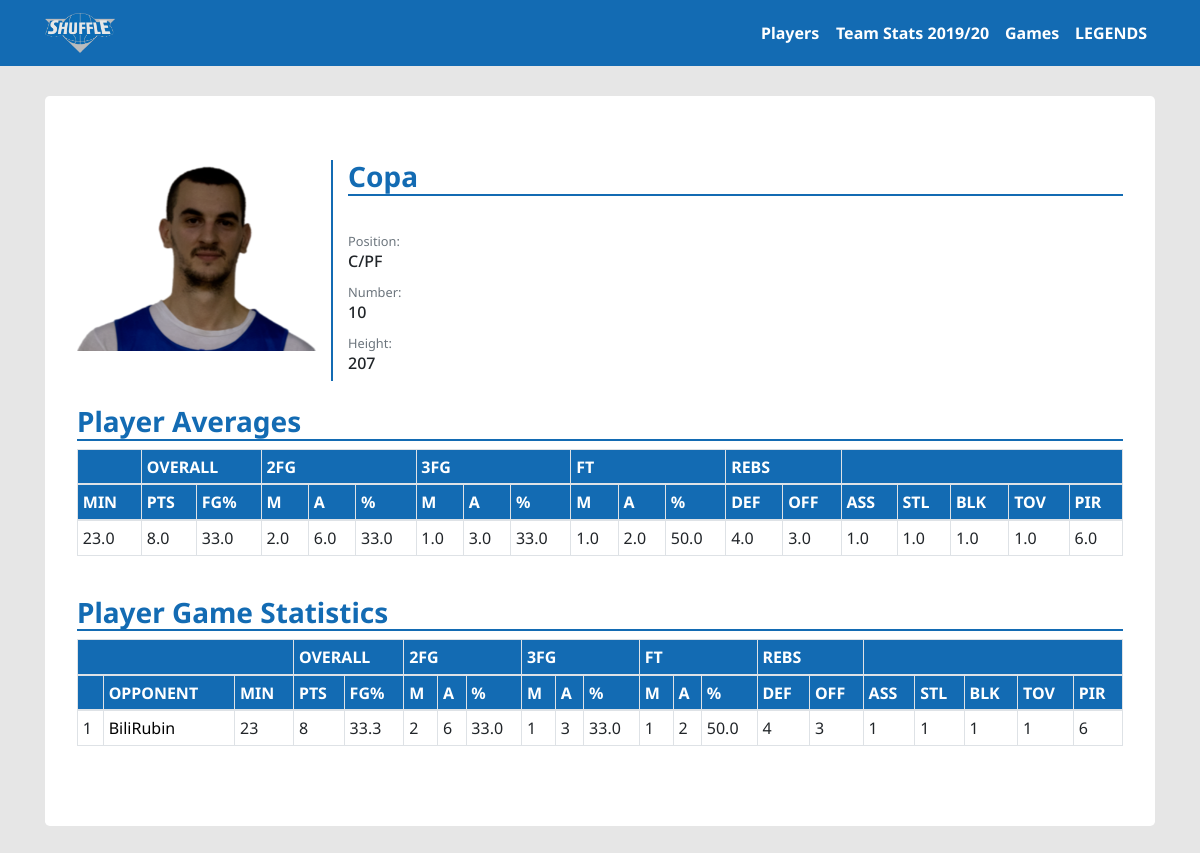
The page /copa/ on the database its author committed.
### team/models.py (models this page shows, shortened)
class Player(models.Model):
    name = models.CharField(max_length=40)
    number = models.IntegerField()
    height = models.IntegerField()
    position = models.CharField(max_length=20)
    image = models.ImageField()
    current = models.BooleanField(default=True)
    avg_min = models.FloatField(editable=False, default=0)
    avg_pts = models.FloatField(editable=False, default=0)
    avg_off_reb = models.FloatField(editable=False, default=0)
    avg_def_reb = models.FloatField(editable=False, default=0)
    avg_tot_reb = models.FloatField(editable=False, default=0)
    avg_ass = models.FloatField(editable=False, default=0)
    avg_stl = models.FloatField(editable=False, default=0)
    avg_blk = models.FloatField(editable=False, default=0)
    avg_tos = models.FloatField(editable=False, default=0)
    avg_ft = models.FloatField(editable=False, default=0)
    avg_2fg = models.FloatField(editable=False, default=0)
    avg_2fgm = models.FloatField(editable=False, default=0)
    avg_2fga = models.FloatField(editable=False, default=0)
    avg_3fgm = models.FloatField(editable=False, default=0)
    avg_3fga = models.FloatField(editable=False, default=0)
    avg_ftm = models.FloatField(editable=False, default=0)
    avg_fta = models.FloatField(editable=False, default=0)
    avg_3fg = models.FloatField(editable=False, default=0)
    avg_fg = models.FloatField(editable=False, default=0)
    avg_pir = models.FloatField(editable=False, default=0)
    slug = models.SlugField(unique=True, editable=False)

class GameStats(models.Model):
    player = models.ForeignKey(Player, related_name='gamestats', on_delete=models.CASCADE)
    game = models.ForeignKey(Game, on_delete=models.CASCADE)
    season = models.CharField(default='2019/20', max_length=20)
    minutes = models.IntegerField()
    off_rebounds = models.IntegerField()
    def_rebounds = models.IntegerField()
    assists = models.IntegerField()
    steals = models.IntegerField()
    blocks = models.IntegerField()
    tos = models.IntegerField()
    fg2m = models.IntegerField()
    fg2a = models.IntegerField()
    fg3m = models.IntegerField()
    fg3a = models.IntegerField()
    ftm = models.IntegerField()
    fta = models.IntegerField()
    @cached_property
    def points(self):
        return self.fg2m * 2 + self.fg3m * 3 + self.ftm
    @cached_property
    def pir(self):
        return 2 * self.fg2m + 3 * self.fg3m + self.ftm + self.def_rebounds + self.off_rebounds + self.assists + \
               self.steals + self.blocks - self.tos - self.fg2a - self.fg3a - self.fta
    @cached_property
    def avg_2fg(self):
        if self.fg2m == 0:
            return 0
        else:
            return round(float(self.fg2m) / float(self.fg2a), 2) * 100
    @cached_property
    def avg_3fg(self):
        if self.fg3m == 0:
            return 0
        else:
            return round(float(self.fg3m) / float(self.fg3a), 2) * 100
    @cached_property
    def avg_fg(self):
        if self.fg2m == 0:
            if self.fg3m == 0:
                return 0
        else:
            return round(float(self.fg2m + self.fg3m) / float(self.fg2a + self.fg3a) * 100, 1)
    @cached_property
    def ft(self):
        if self.ftm == 0:
            return 0
        else:
            return round(float(self.ftm) / float(self.fta), 2) * 100

class Game(models.Model):
    home = models.ForeignKey(Team, related_name='home_team', on_delete=models.CASCADE)
    away = models.ForeignKey(Team, related_name='away_team', on_delete=models.CASCADE)
    home_score = models.IntegerField()
    away_score = models.IntegerField()
    season = models.CharField(default='2019/20', max_length=10)
    @cached_property
    def opponent(self):
        if self.home.name == 'Shuffle':
            return self.away.name
        else:
            return self.away.name

class Team(models.Model):
    name = models.CharField(max_length=50)
    logo = models.ImageField()

### team/views.py (the view)
# urls.py: path('<slug:slug>/', views.PlayerDetailView.as_view(), name='detail'),
class PlayerDetailView(generic.DetailView):
    model = Player
    template_name = 'team/detail.html'

### team/templates/team/detail.html (shortened to what this page needs)
{% extends 'team/base.html' %}
{% load static %}
{% block body %}
<div class="container">
    <div class="jumbotron">
        <div class="row">
            <div class="col-md-3 animated flipInY slow">
                <img class="img-fluid details-img" src="{{ player.image.url }}">
            </div>
            <div class="col-md-9 details">
                <h3 class="details-name animated flipInX slow">{{ player.name }}</h3><br>
                <small class="text-muted">Position:</small><br>
                <h6>{{ player.position }}</h6>
                <small class="text-muted">Number:</small><br>
                <h6>{{ player.number }}</h6>
                <small class="text-muted">Height:</small><br>
                <h6>{{ player.height }}</h6>
            </div>
        </div>
        <br>
        <h3 class="details-name" style="font-weight: bold">Player Averages</h3>
        <div class="table-responsive">
                <table class="table table-bordered table-hover table-sm sortable" id="myTable">
                  <thead>
                    <tr>
                      <th scope="col" colspan="1"></th>
                      <th scope="col" colspan="2">OVERALL</th>
                      <th scope="col" colspan="3">2FG</th>
                      <th scope="col" colspan="3">3FG</th>
                      <th scope="col" colspan="3">FT</th>
                      <th scope="col" colspan="2">REBS</th>
                      <th scope="col" colspan="5"></th>
                    </tr>
                  </thead>
                  <thead>
                    <tr>
                      <th scope="col" data-firstsort="desc">MIN</th>
                      <th scope="col" data-firstsort="desc">PTS</th>
                      <th scope="col" data-firstsort="desc">FG%</th>
                      <th scope="col" data-firstsort="desc">M</th>
                      <th scope="col" data-firstsort="desc">A</th>
                      <th scope="col" data-firstsort="desc">%</th>
                      <th scope="col" data-firstsort="desc">M</th>
                      <th scope="col" data-firstsort="desc">A</th>
                      <th scope="col" data-firstsort="desc">%</th>
                      <th scope="col" data-firstsort="desc">M</th>
                      <th scope="col" data-firstsort="desc">A</th>
                      <th scope="col" data-firstsort="desc">%</th>
                      <th scope="col" data-firstsort="desc">DEF</th>
                      <th scope="col" data-firstsort="desc">OFF</th>
                      <th scope="col" data-firstsort="desc">ASS</th>
                      <th scope="col" data-firstsort="desc">STL</th>
                      <th scope="col" data-firstsort="desc">BLK</th>
                      <th scope="col" data-firstsort="desc">TOV</th>
                      <th scope="col" data-firstsort="desc">PIR</th>
                    </tr>
                  </thead>
                  <tbody>
                    <tr>
                      <td>{{ player.avg_min }}</td>
                      <td>{{ player.avg_pts }}</td>
                      <td>{{ player.avg_fg }}</td>
                      <td>{{ player.avg_2fgm }}</td>
                      <td>{{ player.avg_2fga }}</td>
                      <td>{{ player.avg_2fg }}</td>
                      <td>{{ player.avg_3fgm }}</td>
                      <td>{{ player.avg_3fga }}</td>
                      <td>{{ player.avg_3fg }}</td>
                      <td>{{ player.avg_ftm }}</td>
                      <td>{{ player.avg_fta }}</td>
                      <td>{{ player.avg_ft }}</td>
                      <td>{{ player.avg_def_reb }}</td>
                      <td>{{ player.avg_off_reb }}</td>
                      <td>{{ player.avg_ass }}</td>
                      <td>{{ player.avg_stl }}</td>
                      <td>{{ player.avg_blk }}</td>
                      <td>{{ player.avg_tos }}</td>
                      <td>{{ player.avg_pir }}</td>
                    </tr>
                  </tbody>
                </table>
            </div>
        <br>
        <h3 class="details-name" style="font-weight: bold">Player Game Statistics</h3>
        <div class="table-responsive">
                <table class="table table-bordered table-hover table-sm sortable">
                  <thead>
                    <tr>
                      <th colspan="3"></th>
                      <th colspan="2">OVERALL</th>
                      <th colspan="3">2FG</th>
                      <th colspan="3">3FG</th>
                      <th colspan="3">FT</th>
                      <th colspan="2">REBS</th>
                      <th colspan="5"></th>
                    </tr>
                  </thead>
                  <thead>
                    <tr>
                      <th scope="col" data-firstsort="desc"></th>
                      <th scope="col" data-firstsort="desc">OPPONENT</th>
                      <th scope="col" data-firstsort="desc">MIN</th>
                      <th scope="col" data-firstsort="desc">PTS</th>
                      <th scope="col" data-firstsort="desc">FG%</th>
                      <th scope="col" data-firstsort="desc">M</th>
                      <th scope="col" data-firstsort="desc">A</th>
                      <th scope="col" data-firstsort="desc">%</th>
                      <th scope="col" data-firstsort="desc">M</th>
                      <th scope="col" data-firstsort="desc">A</th>
                      <th scope="col" data-firstsort="desc">%</th>
                      <th scope="col" data-firstsort="desc">M</th>
                      <th scope="col" data-firstsort="desc">A</th>
                      <th scope="col" data-firstsort="desc">%</th>
                      <th scope="col" data-firstsort="desc">DEF</th>
                      <th scope="col" data-firstsort="desc">OFF</th>
                      <th scope="col" data-firstsort="desc">ASS</th>
                      <th scope="col" data-firstsort="desc">STL</th>
                      <th scope="col" data-firstsort="desc">BLK</th>
                      <th scope="col" data-firstsort="desc">TOV</th>
                      <th scope="col" data-firstsort="desc">PIR</th>
                    </tr>
                  </thead>
                  <tbody>
                  {% for game in  player.gamestats.all %}
                    <tr>
                      <td>{{ forloop.counter }}</td>
                      <td><a class="stats-link" href="{% url 'team:game-stats' game.game.pk %}">{{ game.game.opponent }}</a></td>
                      <td>{{ game.minutes }}</td>
                      <td>{{ game.points }}</td>
                      <td>{{ game.avg_fg }}</td>
                      <td>{{ game.fg2m }}</td>
                      <td>{{ game.fg2a }}</td>
                      <td>{{ game.avg_2fg }}</td>
                      <td>{{ game.fg3m }}</td>
                      <td>{{ game.fg3a }}</td>
                      <td>{{ game.avg_3fg }}</td>
                      <td>{{ game.ftm }}</td>
                      <td>{{ game.fta }}</td>
                      <td>{{ game.ft }}</td>
                      <td>{{ game.def_rebounds }}</td>
                      <td>{{ game.off_rebounds }}</td>
                      <td>{{ game.assists }}</td>
                      <td>{{ game.steals }}</td>
                      <td>{{ game.blocks }}</td>
                      <td>{{ game.tos }}</td>
                      <td>{{ game.pir }}</td>
                    </tr>
                  {% endfor %}
                  </tbody>
                </table>
            </div>
    </div>
</div>
{% endblock %}

### team/static/team/css/style.css (style rules this page uses)
body { font-family: 'Noto Sans', sans-serif !important; background-color: #E6E6E6 !important; font-weight: bold !important; }
.jumbotron { background-color: white !important; }
h3 { color: #136BB3; font-weight: bold !important; }
.details-name { border-bottom: #136BB3 solid 2px; }
.details { border-left: #136BB3 solid 2px; }
.details-img { margin-bottom: 10px; }
.stats-link { color: black !important; }
thead, tfoot { background-color: #136BB3; color: white; font-weight: normal !important; }
thead { cursor: pointer; font-weight: normal !important; }
tr { font-weight: normal !important; }

### rows shown on the page
Player: image (picture), name "Copa", position "C/PF", number "10", height "207", avg_min "23.0", avg_pts "8.0", avg_fg "33.0", avg_2fgm "2.0", avg_2fga "6.0", avg_2fg "33.0", avg_3fgm "1.0", avg_3fga "3.0", avg_3fg "33.0", avg_ftm "1.0", avg_fta "2.0", avg_ft "50.0", avg_def_reb "4.0", avg_off_reb "3.0", avg_ass "1.0", avg_stl "1.0", avg_blk "1.0", avg_tos "1.0", avg_pir "6.0"
GameStats: game.opponent "BiliRubin", minutes "23", points "8", avg_fg "33.3", fg2m "2", fg2a "6", avg_2fg "33.0", fg3m "1", fg3a "3", avg_3fg "33.0", ftm "1", fta "2", ft "50.0", def_rebounds "4", off_rebounds "3", assists "1", steals "1", blocks "1", tos "1", pir "6"
